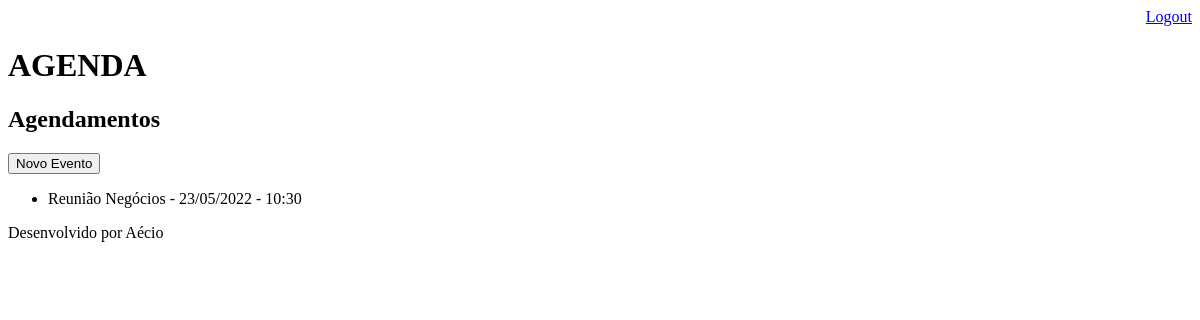
The page /agenda/ (signed in) on the database as committed earlier.
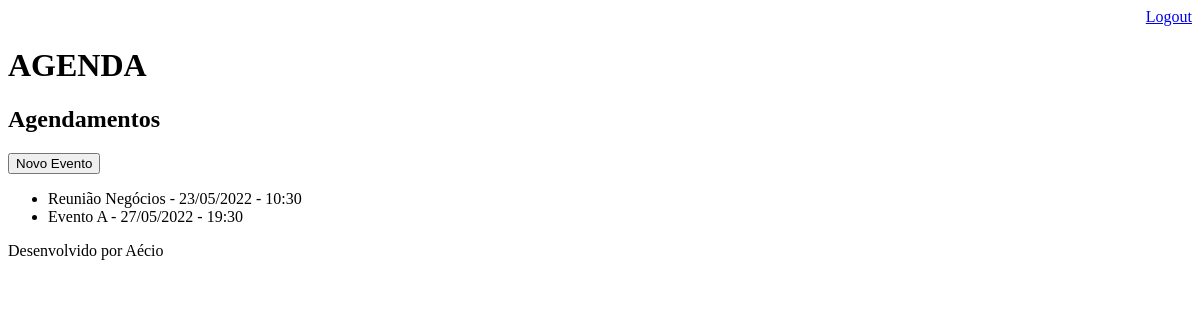
The same page on the database as committed later.
### core/models.py (models this page shows, shortened)
class Evento(models.Model):
    titulo = models.CharField(max_length=100)
    descricao = models.TextField(blank=True, null=True)
    data_evento = models.DateTimeField(verbose_name="Data do Evento")
    data_criacao = models.DateTimeField(auto_now=True)
    usuario = models.ForeignKey(User, on_delete=models.CASCADE)
    class Meta:
        db_table = 'evento'
    def get_data_evento(self):
        return self.data_evento.strftime('%d/%m/%Y - %H:%M')

### core/views.py (the view)
# urls.py: path('agenda/', views.lista_eventos),
@login_required(login_url='/login/')
def lista_eventos(requests):
    usuario = requests.user
    evento = Evento.objects.filter(usuario=usuario)
    dados = {'eventos': evento}
    return render(requests, 'agenda.html', dados)

### templates/agenda.html
{% extends "model-page.html" %}
{% block content %}
    <h2>Agendamentos</h2>
    <a href="evento/">
        <button type="button">Novo Evento</button>
    </a>
    <ul>
    {% for evento in eventos %}
        <li>{{evento.titulo}} - {{evento.get_data_evento}}</li>
    {% endfor %}
    </ul>
{% endblock %}

Rows that differ between the two databases and show on the page:
added Evento: titulo "Evento A", get_data_evento "27/05/2022 - 19:30"
